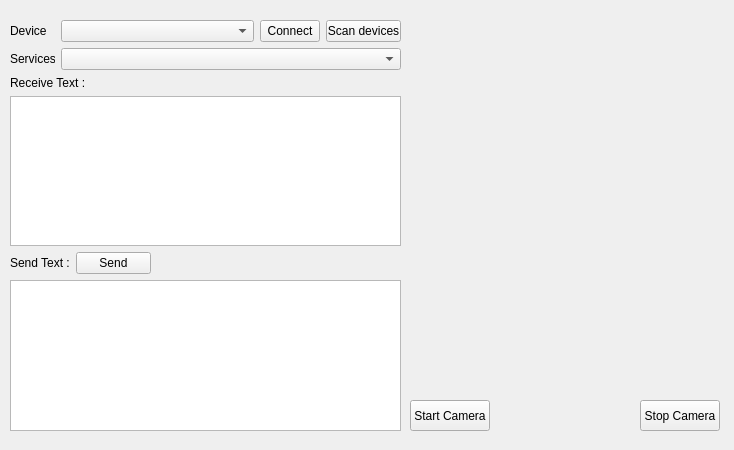
<?xml version="1.0" encoding="UTF-8"?>
<ui version="4.0">
 <class>MainWindow</class>
 <widget class="QMainWindow" name="MainWindow">
  <property name="geometry">
   <rect>
    <x>0</x>
    <y>0</y>
    <width>734</width>
    <height>450</height>
   </rect>
  </property>
  <property name="windowTitle">
   <string>MainWindow</string>
  </property>
  <widget class="QWidget" name="centralwidget">
   <widget class="QWidget" name="verticalLayoutWidget">
    <property name="geometry">
     <rect>
      <x>10</x>
      <y>20</y>
      <width>391</width>
      <height>411</height>
     </rect>
    </property>
    <layout class="QVBoxLayout" name="BLELayout">
     <item>
      <layout class="QHBoxLayout" name="DeviceLayout">
       <item>
        <widget class="QLabel" name="label">
         <property name="maximumSize">
          <size>
           <width>45</width>
           <height>30</height>
          </size>
         </property>
         <property name="text">
          <string>Device</string>
         </property>
        </widget>
       </item>
       <item>
        <widget class="QComboBox" name="DeviceList"/>
       </item>
       <item>
        <widget class="QPushButton" name="ConnectButton">
         <property name="maximumSize">
          <size>
           <width>60</width>
           <height>50</height>
          </size>
         </property>
         <property name="text">
          <string>Connect</string>
         </property>
        </widget>
       </item>
       <item>
        <widget class="QPushButton" name="ScanButton">
         <property name="maximumSize">
          <size>
           <width>75</width>
           <height>50</height>
          </size>
         </property>
         <property name="text">
          <string>Scan devices</string>
         </property>
        </widget>
       </item>
      </layout>
     </item>
     <item>
      <layout class="QHBoxLayout" name="ServiceLayout">
       <item>
        <widget class="QLabel" name="label_2">
         <property name="maximumSize">
          <size>
           <width>45</width>
           <height>30</height>
          </size>
         </property>
         <property name="text">
          <string>Services</string>
         </property>
        </widget>
       </item>
       <item>
        <widget class="QComboBox" name="comboBox"/>
       </item>
      </layout>
     </item>
     <item>
      <layout class="QVBoxLayout" name="ControlLayout">
       <item>
        <widget class="QLabel" name="label_3">
         <property name="text">
          <string>Receive Text :</string>
         </property>
        </widget>
       </item>
       <item>
        <widget class="QTextEdit" name="textEdit"/>
       </item>
       <item>
        <layout class="QHBoxLayout" name="horizontalLayout_3">
         <property name="rightMargin">
          <number>250</number>
         </property>
         <item>
          <widget class="QLabel" name="label_4">
           <property name="maximumSize">
            <size>
             <width>60</width>
             <height>16777215</height>
            </size>
           </property>
           <property name="text">
            <string>Send Text :</string>
           </property>
          </widget>
         </item>
         <item>
          <widget class="QPushButton" name="pushButton">
           <property name="maximumSize">
            <size>
             <width>16777215</width>
             <height>50</height>
            </size>
           </property>
           <property name="text">
            <string>Send</string>
           </property>
          </widget>
         </item>
        </layout>
       </item>
       <item>
        <widget class="QPlainTextEdit" name="plainTextEdit"/>
       </item>
      </layout>
     </item>
    </layout>
   </widget>
   <widget class="QWidget" name="widget" native="true">
    <property name="geometry">
     <rect>
      <x>420</x>
      <y>40</y>
      <width>301</width>
      <height>281</height>
     </rect>
    </property>
   </widget>
   <widget class="QPushButton" name="pushButton_2">
    <property name="geometry">
     <rect>
      <x>410</x>
      <y>400</y>
      <width>80</width>
      <height>31</height>
     </rect>
    </property>
    <property name="text">
     <string>Start Camera</string>
    </property>
   </widget>
   <widget class="QPushButton" name="pushButton_3">
    <property name="geometry">
     <rect>
      <x>640</x>
      <y>400</y>
      <width>80</width>
      <height>31</height>
     </rect>
    </property>
    <property name="text">
     <string>Stop Camera</string>
    </property>
   </widget>
  </widget>
 </widget>
 <resources/>
 <connections/>
</ui>
